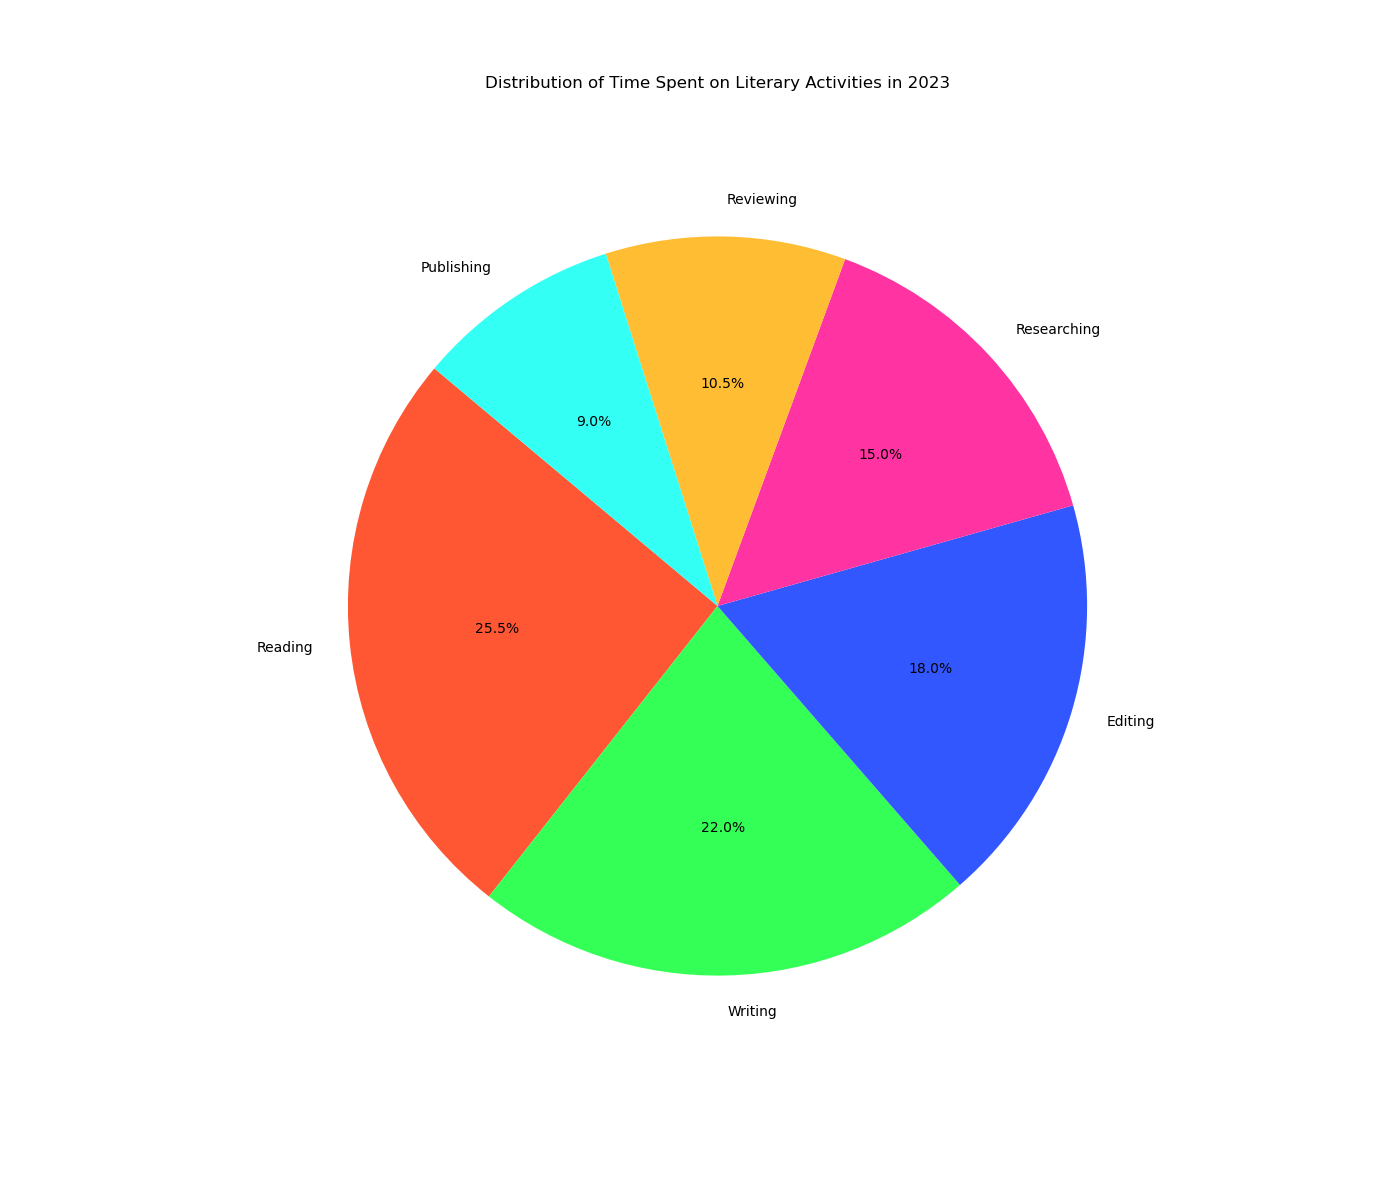

The Python source for this figure:

import matplotlib.pyplot as plt

# Data points
categories = ['Reading', 'Writing', 'Editing', 'Researching', 'Reviewing', 'Publishing']
percentages = [25.5, 22.0, 18.0, 15.0, 10.5, 9.0]
colors = ['#FF5733', '#33FF57', '#3357FF', '#FF33A1', '#FFBD33', '#33FFF5']

# Create a pie chart
plt.figure(figsize=(14, 12))
plt.pie(percentages, labels=categories, colors=colors, autopct='%1.1f%%', startangle=140)

# Chart title
plt.title('Distribution of Time Spent on Literary Activities in 2023', pad=40)

# Display the chart
plt.show()
